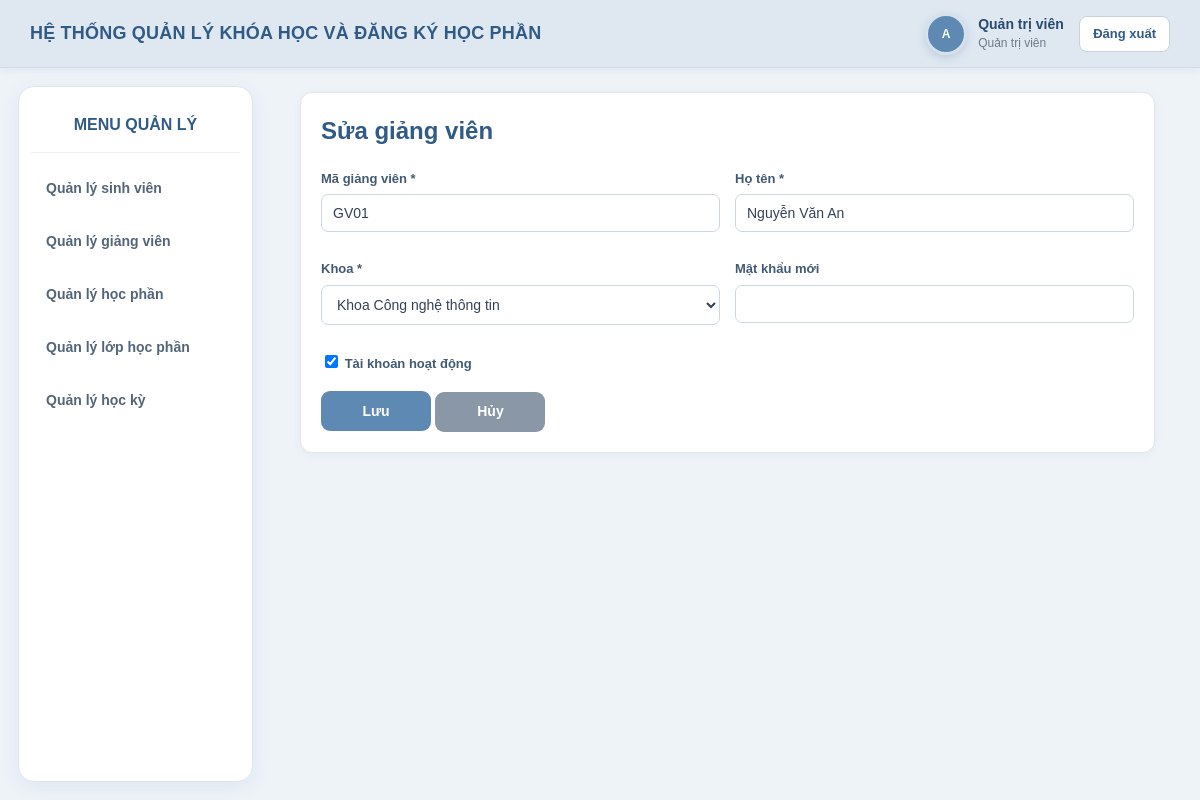
The page /BTL_web/public/index.php?r=admin/lecturer/edit&id=2 (signed in) on the database its author committed.
### tables this page shows
CREATE TABLE IF NOT EXISTS `lecturers` (
  `user_id` int NOT NULL,
  `lecturer_code` varchar(30) NOT NULL,
  `faculty_id` int NOT NULL,
  PRIMARY KEY (`user_id`),
  UNIQUE KEY `lecturer_code` (`lecturer_code`),
  KEY `faculty_id` (`faculty_id`)
);

CREATE TABLE IF NOT EXISTS `users` (
  `id` int NOT NULL AUTO_INCREMENT,
  `username` varchar(50) NOT NULL,
  `password_hash` varchar(255) NOT NULL,
  `full_name` varchar(100) NOT NULL,
  `role` enum('admin','teacher','student') NOT NULL,
  `status` tinyint(1) NOT NULL DEFAULT '1',
  `created_at` timestamp NULL DEFAULT CURRENT_TIMESTAMP,
  PRIMARY KEY (`id`),
  UNIQUE KEY `username` (`username`)
);

CREATE TABLE IF NOT EXISTS `faculties` (
  `id` int NOT NULL AUTO_INCREMENT,
  `code` varchar(20) NOT NULL,
  `name` varchar(150) NOT NULL,
  PRIMARY KEY (`id`),
  UNIQUE KEY `code` (`code`),
  UNIQUE KEY `name` (`name`)
);

### BTL_web/src/Core/Controller.php (called while the page is built, shortened)
<?php
abstract class Controller {
    protected function view(string $name, array $data=[]): void { extract($data); require dirname(__DIR__) . '/View/' . $name . '.php'; }
}

### BTL_web/src/Controller/LecturerController.php (called while the page is built, shortened)
<?php
class LecturerController extends Controller { private function repo():LecturerRepository{return new LecturerRepository($this->pdo);}
 public function create():void{$this->form(true);}public function edit():void{$this->form(false);}private function form(bool $create):void{Auth::requireRole('admin');$r=$this->repo();$id=(int)($_GET['id']??0);$ex=$create?null:$r->findById($id);if(!$create&&!$ex){http_response_code(404);exit('Không tìm thấy giảng viên.');}$d=$ex?array_merge($ex,['password'=>'']):['lecturer_code'=>'','full_name'=>'','faculty_id'=>'','username'=>'','password'=>'','status'=>1];$errs=[];if($_SERVER['REQUEST_METHOD']==='POST'){verify_csrf();$d=['lecturer_code'=>strtoupper(post_string('lecturer_code')),'full_name'=>post_string('full_name'),'faculty_id'=>post_int('faculty_id'),'username'=>strtolower(post_string('username')),'password'=>(string)($_POST['password']??''),'status'=>isset($_POST['status'])?1:0];$errs=$this->validate($d,$create);if(!$errs){try{if($create)$r->create($d);else$r->update($id,$d);flash('success',$create?'Đã thêm giảng viên.':'Đã cập nhật giảng viên.');clearFormMemory();redirect('admin/lecturers');}catch(\Throwable$e){$errs['general']='Mã giảng viên hoặc tên đăng nhập có thể đã tồn tại.';}}rememberForm($d,$errs);}else clearFormMemory();$this->view('admin/lecturers/form',['create'=>$create,'data'=>$d,'errors'=>$errs,'faculties'=>(new FacultyRepository($this->pdo))->findAll()]);}
}

### BTL_web/src/Core/Router.php (called while the page is built, shortened)
<?php
class Router
{
    public function dispatch(string $route): void
    {
        [$class, $method] = $map[$route];
        $obj = new $class($this->pdo);
        $obj->$method();
    }
}

### BTL_web/public/index.php (called while the page is built, shortened)
<?php
require_once dirname(__DIR__) . '/src/Core/helpers.php';
require_once dirname(__DIR__) . '/src/Core/Controller.php';
require_once dirname(__DIR__) . '/src/Core/Router.php';
spl_autoload_register(function (string $class): void {
    $prefix = 'App\\';
    $file = dirname(__DIR__) . '/src/' . str_replace('\\', '/', substr($class, strlen($prefix))) . '.php';
});
$pdo = Database::connection();
$router = new Router($pdo);
$router->dispatch($_GET['r'] ?? 'home');

### BTL_web/src/Repository/LecturerRepository.php (called while the page is built, shortened)
<?php
class LecturerRepository
{
    private PDO $pdo;
    public function __construct(PDO $pdo)
    {
        $this->pdo = $pdo;
    }
    public function findById(int $id): ?array
    {
        $sql = "
            SELECT
                l.user_id,
                l.lecturer_code,
                l.faculty_id,
                u.username,
                u.full_name,
                u.status,
                f.name AS faculty_name
            FROM lecturers l
            INNER JOIN users u
                ON u.id = l.user_id
            LEFT JOIN faculties f
                ON f.id = l.faculty_id
            WHERE l.user_id = :id
            LIMIT 1
        ";
        $stmt = $this->pdo->prepare($sql);
        $stmt->execute([
            ':id' => $id
        ]);
        $result = $stmt->fetch(PDO::FETCH_ASSOC);
        return $result ?: null;
    }
}

### BTL_web/src/Core/helpers.php (called while the page is built, shortened)
<?php
function e(mixed $value): string { return htmlspecialchars((string)$value, ENT_QUOTES | ENT_SUBSTITUTE, 'UTF-8'); }

### BTL_web/src/Repository/FacultyRepository.php (called while the page is built, shortened)
<?php
class FacultyRepository {public function __construct(private \PDO $pdo){} public function findAll():array{return $this->pdo->query('SELECT * FROM faculties ORDER BY name')->fetchAll();} public function findById(int $id):?array{$s=$this->pdo->prepare('SELECT * FROM faculties WHERE id=:id');$s->execute(['id'=>$id]);return$s->fetch()?:null;} public function create(string $code,string $name):int{$s=$this->pdo->prepare('INSERT INTO faculties(code,name) VALUES(:c,:n)');$s->execute(['c'=>$code,'n'=>$name]);return(int)$this->pdo->lastInsertId();}}

### BTL_web/src/View/admin/lecturers/form.php (the view)
<?php $title=$create?'Thêm giảng viên':'Sửa giảng viên';include dirname(__DIR__,2).'/layout/header.php';?><div class="card"><h2><?=$title?></h2><?php if(isset($errors['general'])):?><div class="alert error"><?=e($errors['general'])?></div><?php endif;?><form method="post"><input type="hidden" name="_csrf" value="<?=e(csrf_token())?>"><div class="form-grid"><div class="field"><label>Mã giảng viên *</label><input class="input" name="lecturer_code" value="<?=e($data['lecturer_code'])?>"></div><div class="field"><label>Họ tên *</label><input class="input" name="full_name" value="<?=e($data['full_name'])?>"></div><div class="field"><label>Khoa *</label><select name="faculty_id"><option value="">-- Chọn khoa --</option><?php foreach($faculties as $f):?><option value="<?=$f['id']?>" <?=$data['faculty_id']==$f['id']?'selected':''?>><?=e($f['name'])?></option><?php endforeach;?></select></div><?php if($create):?><div class="field"><label>Tên đăng nhập *</label><input class="input" name="username" value="<?=e($data['username'])?>"></div><?php endif;?><div class="field"><label><?=$create?'Mật khẩu *':'Mật khẩu mới'?></label><input class="input" type="password" name="password"></div><div class="field"><label><input type="checkbox" name="status" <?=$data['status']?'checked':''?>> Tài khoản hoạt động</label></div></div><?php foreach($errors as $k=>$v){ if($k!=='general'){ ?><div class="err"><?=e($v)?></div><?php }} ?><button class="btn">Lưu</button> <a class="btn secondary" href="<?=e(BASE_URL)?>?r=admin/lecturers">Hủy</a></form></div><?php include dirname(__DIR__,2).'/layout/footer.php';?>

### BTL_web/src/View/layout/header.php (style rules this page uses)
* { box-sizing: border-box; }
html, body { margin: 0; padding: 0; }
html { height: 100%; }
body { min-height: 100vh; font-family: Arial, sans-serif; background: #eef3f8; color: #334155; line-height: 1.5; overflow-x: hidden; }
a { text-decoration: none; color: #315b87; }
button, input, select, textarea { font-family: Arial, sans-serif; }
h1, h2, h3 { color: #315b87; }
h2 { margin-top: 0; }
.card { background: #ffffff; border: 1px solid #e0e6ed; border-radius: 12px; padding: 20px; box-shadow: 0 2px 8px rgba( 49, 91, 135, .06 ); margin-bottom: 18px; }
.input, select, textarea { width: 100%; padding: 10px 11px; border: 1px solid #ccd7e3; border-radius: 7px; background: #ffffff; color: #334155; font-family: Arial, sans-serif; font-size: 14px; }
.btn { min-width: 110px; min-height: 40px; padding: 9px 18px; border: none; border-radius: 9px; background: #5d89b2; color: #ffffff; cursor: pointer; display: inline-flex; align-items: center; justify-content: center; text-align: center; font-size: 14px; font-weight: 600; transition: background .2s ease, transform .15s ease, box-shadow .2s ease; white-space: nowrap; }
.btn.secondary { background: #8997a6; }
.form-grid { display: grid; grid-template-columns: 1fr 1fr; gap: 15px; }
.field { margin-bottom: 12px; }
.field label { font-weight: 600; font-size: 13px; display: block; margin-bottom: 6px; color: #415a73; }

### rows shown on the page
lecturers: lecturer_code "GV01", full_name "Nguyễn Văn An", faculty_id "Khoa Công nghệ thông tin"
users: status "☑"

### other values the page prints
$avatarText "A"
$fullName "Quản trị viên"
$roleName "Quản trị viên"
$title "Sửa giảng viên"
